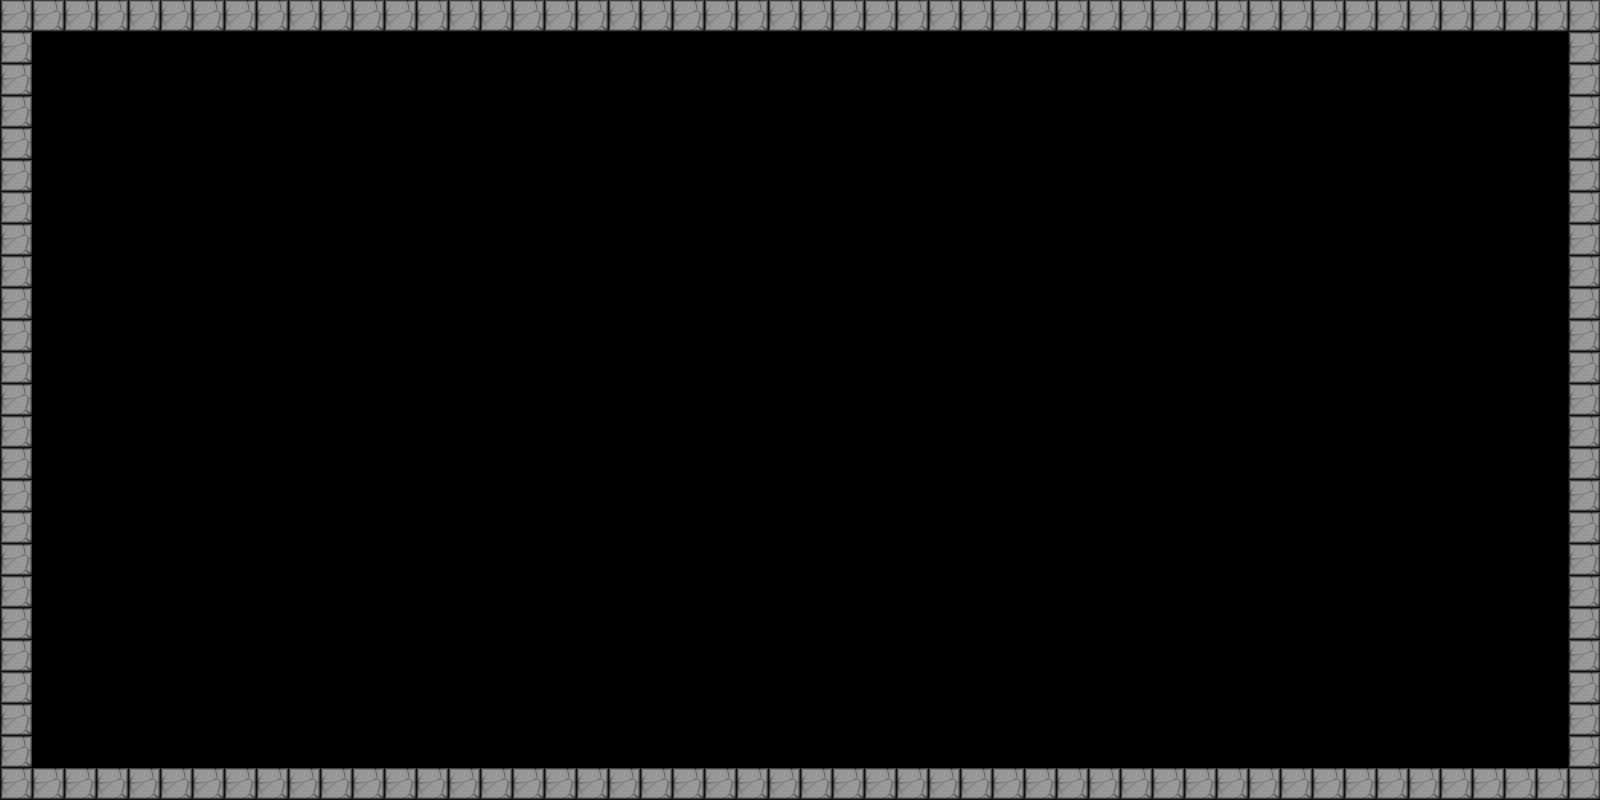

Rendered tile map (Tiled .tmx) drawn with the repository's tilesets; below, a short description and the full map source, tile grids included:
An orthogonal 50x25 tile map with 32x32 px tiles, 1 tile layer (Слой тайлов 1).

<map version="1.10" tiledversion="git" orientation="orthogonal" renderorder="right-down" width="50" height="25" tilewidth="32" tileheight="32" infinite="0" nextlayerid="2" nextobjectid="1">
 <tileset firstgid="1" name="preview" tilewidth="32" tileheight="32" tilecount="768" columns="32">
  <image source="images/roads/preview.jpg" width="1024" height="768" />
 </tileset>
 <layer id="1" name="Слой тайлов 1" width="50" height="25">
  <data encoding="csv">
1,1,1,1,1,1,1,1,1,1,1,1,1,1,1,1,1,1,1,1,1,1,1,1,1,1,1,1,1,1,1,1,1,1,1,1,1,1,1,1,1,1,1,1,1,1,1,1,1,1,
1,0,0,0,0,0,0,0,0,0,0,0,0,0,0,0,0,0,0,0,0,0,0,0,0,0,0,0,0,0,0,0,0,0,0,0,0,0,0,0,0,0,0,0,0,0,0,0,0,1,
1,0,0,0,0,0,0,0,0,0,0,0,0,0,0,0,0,0,0,0,0,0,0,0,0,0,0,0,0,0,0,0,0,0,0,0,0,0,0,0,0,0,0,0,0,0,0,0,0,1,
1,0,0,0,0,0,0,0,0,0,0,0,0,0,0,0,0,0,0,0,0,0,0,0,0,0,0,0,0,0,0,0,0,0,0,0,0,0,0,0,0,0,0,0,0,0,0,0,0,1,
1,0,0,0,0,0,0,0,0,0,0,0,0,0,0,0,0,0,0,0,0,0,0,0,0,0,0,0,0,0,0,0,0,0,0,0,0,0,0,0,0,0,0,0,0,0,0,0,0,1,
1,0,0,0,0,0,0,0,0,0,0,0,0,0,0,0,0,0,0,0,0,0,0,0,0,0,0,0,0,0,0,0,0,0,0,0,0,0,0,0,0,0,0,0,0,0,0,0,0,1,
1,0,0,0,0,0,0,0,0,0,0,0,0,0,0,0,0,0,0,0,0,0,0,0,0,0,0,0,0,0,0,0,0,0,0,0,0,0,0,0,0,0,0,0,0,0,0,0,0,1,
1,0,0,0,0,0,0,0,0,0,0,0,0,0,0,0,0,0,0,0,0,0,0,0,0,0,0,0,0,0,0,0,0,0,0,0,0,0,0,0,0,0,0,0,0,0,0,0,0,1,
1,0,0,0,0,0,0,0,0,0,0,0,0,0,0,0,0,0,0,0,0,0,0,0,0,0,0,0,0,0,0,0,0,0,0,0,0,0,0,0,0,0,0,0,0,0,0,0,0,1,
1,0,0,0,0,0,0,0,0,0,0,0,0,0,0,0,0,0,0,0,0,0,0,0,0,0,0,0,0,0,0,0,0,0,0,0,0,0,0,0,0,0,0,0,0,0,0,0,0,1,
1,0,0,0,0,0,0,0,0,0,0,0,0,0,0,0,0,0,0,0,0,0,0,0,0,0,0,0,0,0,0,0,0,0,0,0,0,0,0,0,0,0,0,0,0,0,0,0,0,1,
1,0,0,0,0,0,0,0,0,0,0,0,0,0,0,0,0,0,0,0,0,0,0,0,0,0,0,0,0,0,0,0,0,0,0,0,0,0,0,0,0,0,0,0,0,0,0,0,0,1,
1,0,0,0,0,0,0,0,0,0,0,0,0,0,0,0,0,0,0,0,0,0,0,0,0,0,0,0,0,0,0,0,0,0,0,0,0,0,0,0,0,0,0,0,0,0,0,0,0,1,
1,0,0,0,0,0,0,0,0,0,0,0,0,0,0,0,0,0,0,0,0,0,0,0,0,0,0,0,0,0,0,0,0,0,0,0,0,0,0,0,0,0,0,0,0,0,0,0,0,1,
1,0,0,0,0,0,0,0,0,0,0,0,0,0,0,0,0,0,0,0,0,0,0,0,0,0,0,0,0,0,0,0,0,0,0,0,0,0,0,0,0,0,0,0,0,0,0,0,0,1,
1,0,0,0,0,0,0,0,0,0,0,0,0,0,0,0,0,0,0,0,0,0,0,0,0,0,0,0,0,0,0,0,0,0,0,0,0,0,0,0,0,0,0,0,0,0,0,0,0,1,
1,0,0,0,0,0,0,0,0,0,0,0,0,0,0,0,0,0,0,0,0,0,0,0,0,0,0,0,0,0,0,0,0,0,0,0,0,0,0,0,0,0,0,0,0,0,0,0,0,1,
1,0,0,0,0,0,0,0,0,0,0,0,0,0,0,0,0,0,0,0,0,0,0,0,0,0,0,0,0,0,0,0,0,0,0,0,0,0,0,0,0,0,0,0,0,0,0,0,0,1,
1,0,0,0,0,0,0,0,0,0,0,0,0,0,0,0,0,0,0,0,0,0,0,0,0,0,0,0,0,0,0,0,0,0,0,0,0,0,0,0,0,0,0,0,0,0,0,0,0,1,
1,0,0,0,0,0,0,0,0,0,0,0,0,0,0,0,0,0,0,0,0,0,0,0,0,0,0,0,0,0,0,0,0,0,0,0,0,0,0,0,0,0,0,0,0,0,0,0,0,1,
1,0,0,0,0,0,0,0,0,0,0,0,0,0,0,0,0,0,0,0,0,0,0,0,0,0,0,0,0,0,0,0,0,0,0,0,0,0,0,0,0,0,0,0,0,0,0,0,0,1,
1,0,0,0,0,0,0,0,0,0,0,0,0,0,0,0,0,0,0,0,0,0,0,0,0,0,0,0,0,0,0,0,0,0,0,0,0,0,0,0,0,0,0,0,0,0,0,0,0,1,
1,0,0,0,0,0,0,0,0,0,0,0,0,0,0,0,0,0,0,0,0,0,0,0,0,0,0,0,0,0,0,0,0,0,0,0,0,0,0,0,0,0,0,0,0,0,0,0,0,1,
1,0,0,0,0,0,0,0,0,0,0,0,0,0,0,0,0,0,0,0,0,0,0,0,0,0,0,0,0,0,0,0,0,0,0,0,0,0,0,0,0,0,0,0,0,0,0,0,0,1,
1,1,1,1,1,1,1,1,1,1,1,1,1,1,1,1,1,1,1,1,1,1,1,1,1,1,1,1,1,1,1,1,1,1,1,1,1,1,1,1,1,1,1,1,1,1,1,1,1,1
</data>
 </layer>
</map>
